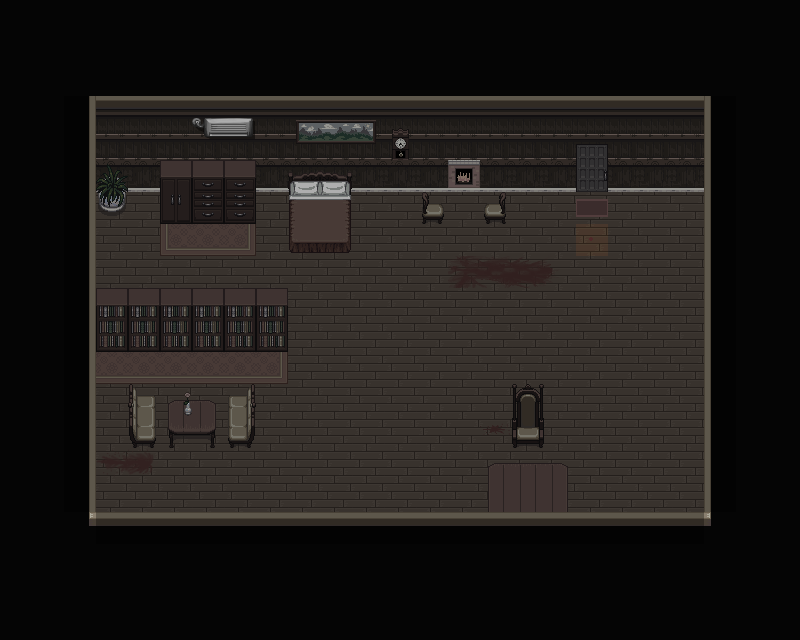

Tiled map render using the project's own tile images. Description and the map definition, with tile-layer contents summarised, below:
An orthogonal 25x20 tile map with 32x32 px tiles, 1 tile layer (Capa de Patrones 1).

<map version="1.0" orientation="orthogonal" renderorder="right-down" width="25" height="20" tilewidth="32" tileheight="32" nextobjectid="1">
 <tileset firstgid="1" name="tilesdef" tilewidth="32" tileheight="32" tilecount="390" columns="15">
  <image source="tilesdef.png" width="480" height="832" />
 </tileset>
 <layer name="Capa de Patrones 1" width="25" height="20">
  <data>[500 cells, 500 non-empty, 68 distinct tile ids]</data>
 </layer>
</map>